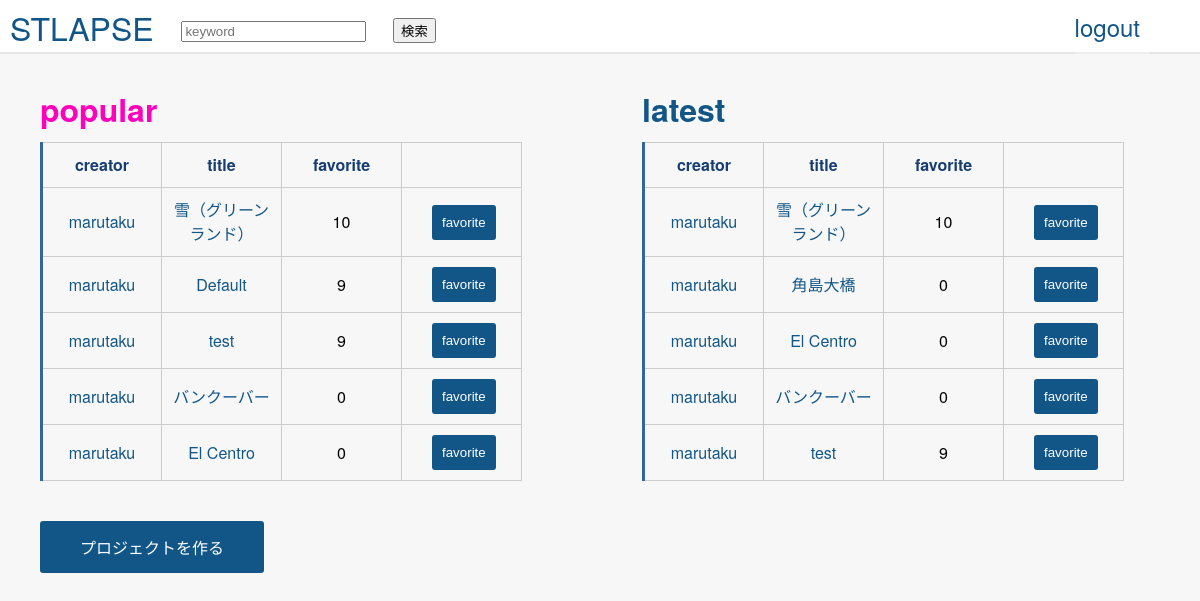
/top (signed in), run on the app's committed database.
### lib/models.py (models this page shows)
class HyperLapse (db.Model):
    __tablename__ = 'hyperlapse'
    id = db.Column(db.Integer, primary_key=True)
    name = db.Column(db.String)
    start_latlng1 = db.Column(db.Float)
    start_latlng2 = db.Column(db.Float)
    end_latlng1 = db.Column(db.Float)
    end_latlng2 = db.Column(db.Float)
    viewpoint_latlng1 = db.Column(db.Float)
    viewpoint_latlng2 = db.Column(db.Float)
    creator = db.Column(db.ForeignKey('user.name', onupdate='CASCADE', ondelete='CASCADE'))
    fav = db.Column(db.Integer, default=0)
    created_at = db.Column(db.DateTime,  default=db.func.now())
    def __repr__(self):
        return '<HyperLapse id={id} name={name}>'.format(
            id=self.id, name=self.name)

### lib/view.py (the view)
@app.route('/top', methods=['GET'])
@login_required
def top():
    late_project = HyperLapse.query.order_by(HyperLapse.created_at.desc())[:5]
    popular_project = HyperLapse.query.order_by(HyperLapse.fav.desc())[:5]
    context = {'latest': late_project, 'popular': popular_project}
    print(context['latest'])
    return render_template('top.html', latest=late_project, popular=popular_project)

### lib/view.py (called while the page is built)
def login_required(f):
    @wraps(f)
    def decorated_function(*args, **kwargs):
        if g.user is None:
            return redirect(url_for('login', next=request.url))
        return f(*args, **kwargs)
    return decorated_function

@app.before_request
def before_request():
    g.user = session.get('id')

### src/template/top.html (shortened to what this page needs)
{% extends "layout.html" %}
{% block body %}
<div class="top-container">
<div class="popular-container">
<h3 class="pick-color">popular</h3>
{% if popular %}
<table class="tabel">
    <thead>
    <tr>
        <th>creator</th>
        <th>title</th>
        <th>favorite</th>
        <th></th>
    </tr>
    </thead>
    <tbody>
    {% for project in popular %}
    <tr>
        <td>
            <a href="{{url_for('user_detail', user_name=project.creator)}}" >
                {{ project.creator }}
            </a>
        </td>
        <td>
            <a href="{{url_for('render_project', project_id=project.id)}}" target="_blank">
            {{ project.name }}
            </a>
        </td>
        <td>
            {{ project.fav }}
        </td>
        <td class="favorite-class">
           <div class="fav-td">
               <div class="favorite">
               <input class="fav-btn" type="button" value="favorite" data="{{project.id}}" >
           </div>
        </td>
    </tr>
    {% endfor %}
    </tbody>
</table>
{% else %}
<h4>No project are available</h4>
{% endif %}
</div>
<div class="latest-container">
<h3 class="normal-color">latest</h3>
{% if latest %}
<table >
    <thead>
    <tr>
        <th>creator</th>
        <th>title</th>
        <th>favorite</th>
        <th></th>
    </tr>
    </thead>
    <tbody>
    {% for project in latest %}
    <tr>
        <td>
            <a href="{{url_for('user_detail', user_name=project.creator)}}">
                {{ project.creator }}
            </a>
        </td>
        <td>
            <a href="{{url_for('render_project', project_id=project.id)}}" target="_blank">
            {{ project.name }}
            </a>
        </td>
        <td>
            {{ project.fav }}
        </td>
        <td>
            <div class="fav-td">
                <div class="favorite">
                <input class="fav-btn" type="button" value="favorite" data="{{project.id}}" >
            </div>
        </td>
    </tr>
    {% endfor %}
    </tbody>
</table>
{% else %}
<h4>No project are available</h4>
{% endif %}
</div>
</div>
<button class="project-btn" onclick="redirectCreatePage()">プロジェクトを作る</button>
{% endblock %}

### src/css/stylesheet.css (style rules this page uses)
* { box-sizing: border-box; }
body { margin: 0; background-color: #f7f7f7; font-family: proxima-nova, 'Helvetica Neue', Arial, Helvetica, sans-serif; }
a { text-decoration: none; color: #125688; }
.project-btn { display: inline-block; font-size: 16px; padding: 14px 40px; background-color: #125688; border: none; border-radius: 3px; color: white; margin: 10px auto; cursor: pointer; margin-top: 40px; margin-left: 40px; }
.fav-btn { display: block; background-color: #125688; border: none; border-radius: 3px; color: white; padding: 10px 10px; margin-left: 20px; cursor: pointer; }
.fav-td { width: 50px; }
table { border-collapse: collapse; text-align: left; line-height: 1.5; border-top: 1px solid #ccc; border-left: 3px solid #369; }
table th { width: 10px; padding: 10px; font-weight: bold; vertical-align: center; color: #153d73; border-right: 1px solid #ccc; border-bottom: 1px solid #ccc; text-align: center; }
table td { width: 120px; padding: 10px; vertical-align: center; text-align: center; border-right: 1px solid #ccc; border-bottom: 1px solid #ccc; }
.top-container { margin-left: 40px; }
.top-container h3 { font-size: 32px; margin-bottom: 10px; }
.pick-color { color: #FF00BC; margin-top: 0; }
.normal-color { color: #125688; }
.popular-container { float: left; margin-right: 120px; }

### data on the page
HyperLapse: creator "marutaku", name "雪（グリーンランド）", fav "10"
HyperLapse: creator "marutaku", name "Default", fav "9"
HyperLapse: creator "marutaku", name "test", fav "9"
HyperLapse: creator "marutaku", name "バンクーバー", fav "0"
HyperLapse: creator "marutaku", name "El Centro", fav "0"
HyperLapse: creator "marutaku", name "角島大橋", fav "0"
